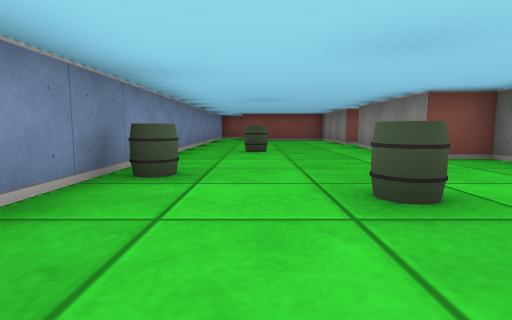
View 1 (above)

16 first-person views from a walk through a cub3D maze. The camera is about half as high as the walls, tilts 6° down and sees 80° across. The floor is counted in squares. Each view is taken from the middle of a square. On the plan, view 1 faces up. The plan holds only what a view shows up to about 9 squares ahead; the rest is blank.

View 2
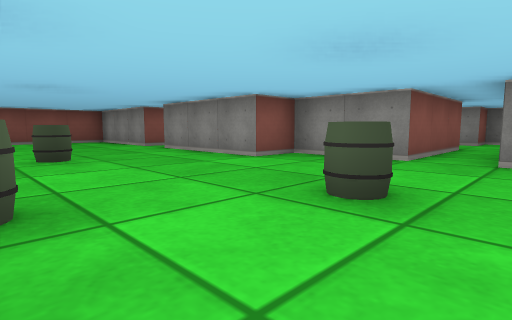

View 3
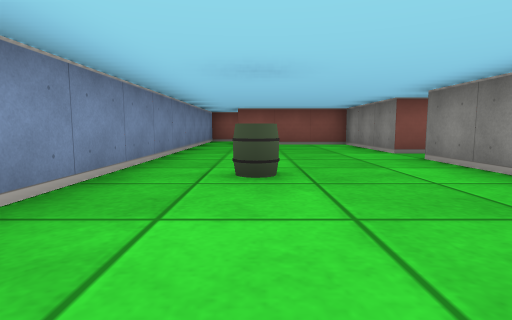

View 4
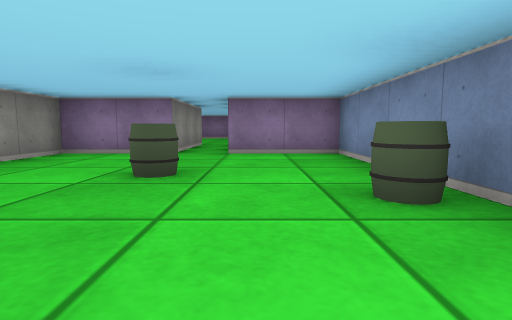

View 5
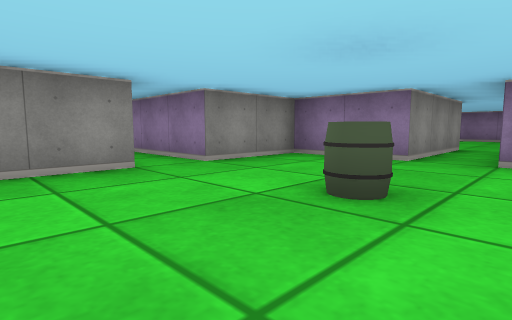

View 6
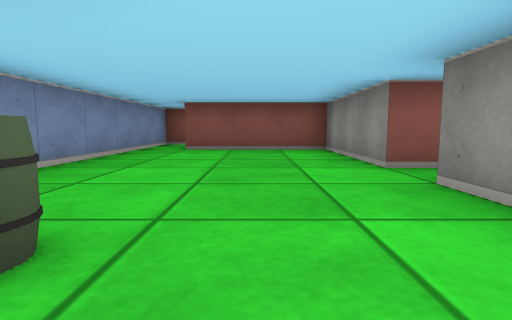

View 7
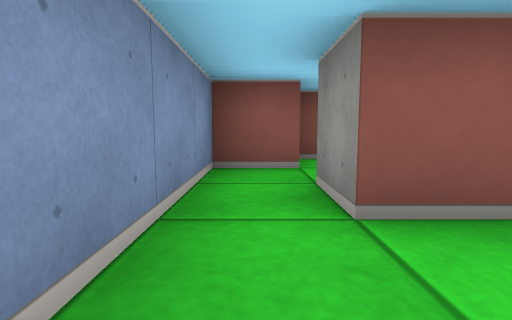

View 8
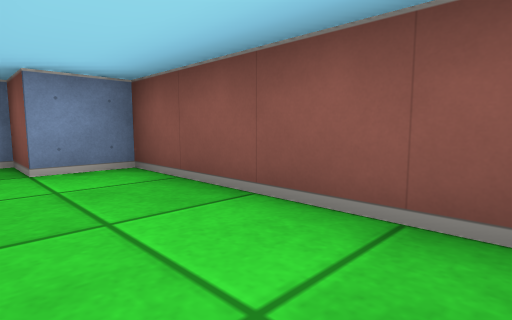

View 9
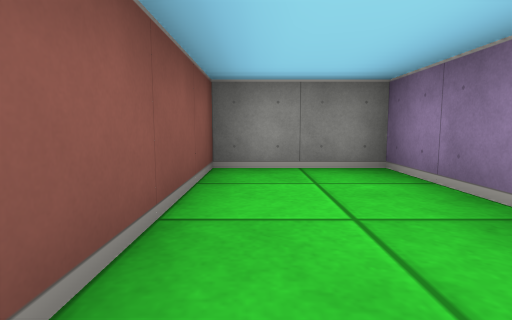

View 10
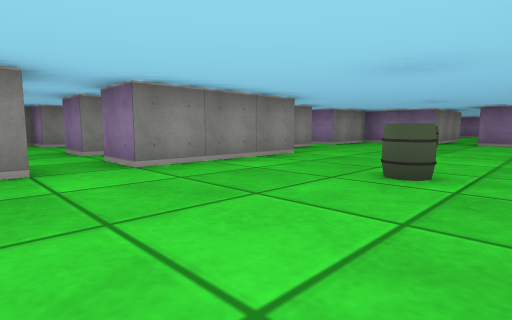

View 11
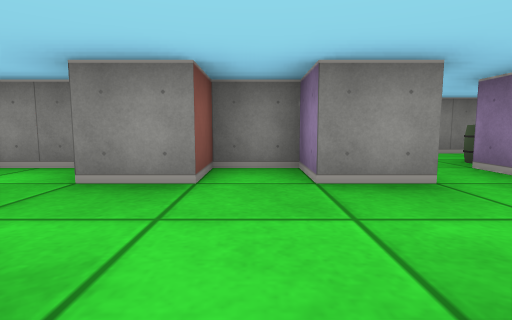

View 12
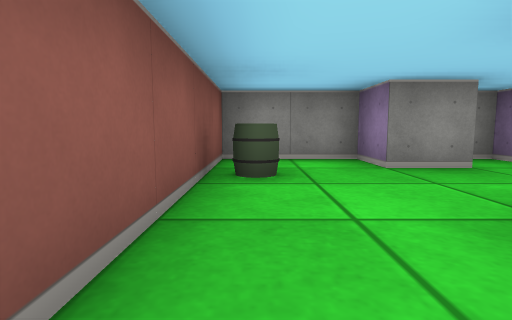

View 13
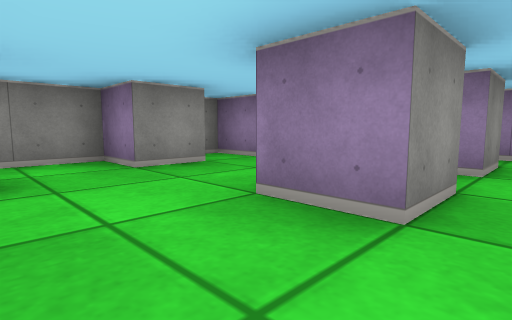

View 14
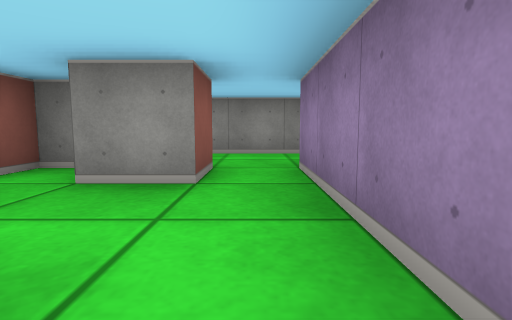

View 15
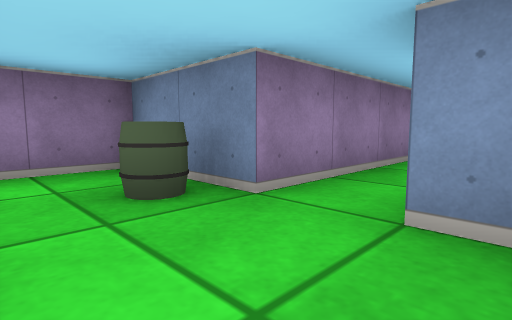

View 16
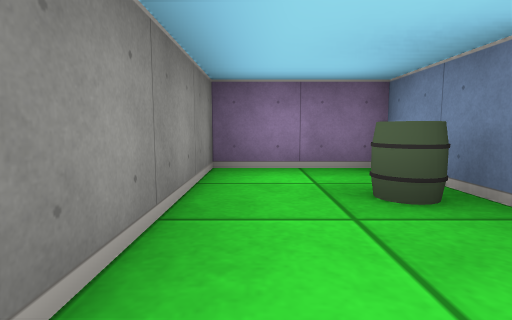

### Floor plan
Ten units are one square. View 1 is at (0, 0); x grows to the right and y downward. Boxes are objects, and circles mark ways between rooms. Rooms are numbered by the first view taken in them; rooms with no view inside come last. Other rooms are left out.
<svg viewBox="-20 -150 130 165">
<path fill="none" stroke="#000" d="M31 -85 25 -85 25 -115 -5 -115M15 5 35 5 35 -15 59 -15M66 -25 35 -25 35 -45 25 -45 25 -75 35 -75M-15 -115 -15 5 5 5M18 -125 35 -125 35 -145 -5 -145 -5 -135 -15 -135 -15 -115M-5 -115 -5 -125M45 -84 45 -95 55 -95M45 -65 45 -75 55 -75M85 -65 75 -65 75 -75 85 -75 85 -85 75 -85 75 -95 85 -95 85 -115 45 -115M44 -55 85 -55M85 -55 85 -35 105 -35 105 -69M85 -70 85 -65"/>
<rect x="-15" y="-35" width="10" height="10" fill="#bbb"><title>barrel</title></rect>
<rect x="-5" y="-65" width="10" height="10" fill="#bbb"><title>barrel</title></rect>
<rect x="5" y="-25" width="10" height="10" fill="#bbb"><title>barrel</title></rect>
<rect x="65" y="-115" width="10" height="10" fill="#bbb"><title>barrel</title></rect>
<rect x="85" y="-55" width="10" height="10" fill="#bbb"><title>barrel</title></rect>
<circle cx="-10" cy="-120" r="3" fill="#2a7"/>
<circle cx="30" cy="-80" r="3" fill="#2a7"/>
<circle cx="80" cy="-60" r="3" fill="#2a7"/>
<text x="10" y="-50">1</text>
<text x="10" y="-130">2</text>
<text x="60" y="-90">3</text>
<text x="100" y="-60">4</text>
</svg>
Room 1 opens to room 2. Room 1 opens to room 3. Room 3 opens to room 4.

Where each view was taken, in squares from view 1:
view 1: 0 up, 0 right, facing up
view 2: 1 up, 1 left, facing up-right
view 3: 3 up, 0 right, facing up
view 4: 5 up, 0 right, facing down
view 5: 4 up, 0 right, facing down-right
view 6: 5 up, 1 right, facing up
view 7: 10 up, 1 left, facing up
view 8: 13 up, 3 right, facing up-left
view 9: 14 up, 0 right, facing right
view 10: 9 up, 1 left, facing down-right
view 11: 8 up, 5 right, facing right
view 12: 11 up, 4 right, facing right
view 13: 11 up, 4 right, facing down-right
view 14: 6 up, 5 right, facing right
view 15: 7 up, 10 right, facing down-left
view 16: 7 up, 10 right, facing down
